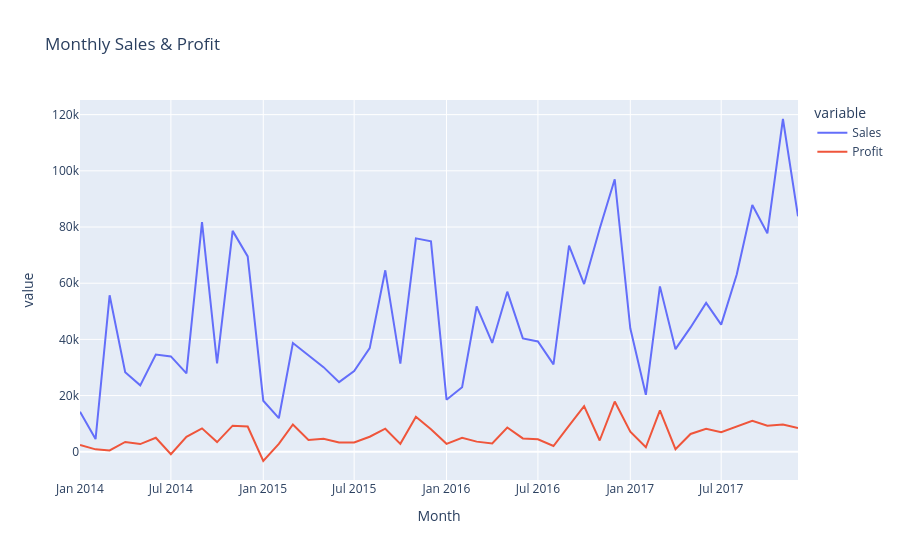

Notebook source saved alongside this figure:
### Code cell
import plotly.express as px

monthly = df.groupby("Month")[["Sales", "Profit"]].sum().reset_index()
fig = px.line(monthly, x="Month", y=["Sales", "Profit"], title="Monthly Sales & Profit")
fig.show()

### Figure 1 — Plotly figure (JSON) as saved in the notebook; plotly's stock layout.template omitted (floating-point values rounded to 4 significant figures)
{"data": [{"hovertemplate": "variable=Sales<br>Month=%{x}<br>value=%{y}<extra></extra>", "legendgroup": "Sales", "line": {"color": "#636efa", "dash": "solid"}, "marker": {"symbol": "circle"}, "mode": "lines", "name": "Sales", "orientation": "v", "showlegend": true, "type": "scatter", "x": ["2014-01", "2014-02", "2014-03", "2014-04", "2014-05", "2014-06", "2014-07", "2014-08", "2014-09", "2014-10", "2014-11", "2014-12", "2015-01", "2015-02", "2015-03", "2015-04", "2015-05", "2015-06", "2015-07", "2015-08", "2015-09", "2015-10", "2015-11", "2015-12", "2016-01", "2016-02", "2016-03", "2016-04", "2016-05", "2016-06", "2016-07", "2016-08", "2016-09", "2016-10", "2016-11", "2016-12", "2017-01", "2017-02", "2017-03", "2017-04", "2017-05", "2017-06", "2017-07", "2017-08", "2017-09", "2017-10", "2017-11", "2017-12"], "xaxis": "x", "y": [14240.0, 4520.0, 55690.0, 28300.0, 23650.0, 34600.0, 33950.0, 27910.0, 81780.0, 31450.0, 78630.0, 69550.0, 18170.0, 11950.0, 38730.0, 34200.0, 30130.0, 24800.0, 28770.0, 36900.0, 64600.0, 31400.0, 75970.0, 74920.0, 18540.0, 22980.0, 51720.0, 38750.0, 56990.0, 40340.0, 39260.0, 31120.0, 73410.0, 59690.0, 79410.0, 97000.0, 43970.0, 20300.0, 58870.0, 36520.0, 44260.0, 52980.0, 45260.0, 63120.0, 87870.0, 77780.0, 118400.0, 83830.0], "yaxis": "y"}, {"hovertemplate": "variable=Profit<br>Month=%{x}<br>value=%{y}<extra></extra>", "legendgroup": "Profit", "line": {"color": "#EF553B", "dash": "solid"}, "marker": {"symbol": "circle"}, "mode": "lines", "name": "Profit", "orientation": "v", "showlegend": true, "type": "scatter", "x": ["2014-01", "2014-02", "2014-03", "2014-04", "2014-05", "2014-06", "2014-07", "2014-08", "2014-09", "2014-10", "2014-11", "2014-12", "2015-01", "2015-02", "2015-03", "2015-04", "2015-05", "2015-06", "2015-07", "2015-08", "2015-09", "2015-10", "2015-11", "2015-12", "2016-01", "2016-02", "2016-03", "2016-04", "2016-05", "2016-06", "2016-07", "2016-08", "2016-09", "2016-10", "2016-11", "2016-12", "2017-01", "2017-02", "2017-03", "2017-04", "2017-05", "2017-06", "2017-07", "2017-08", "2017-09", "2017-10", "2017-11", "2017-12"], "xaxis": "x", "y": [2450.0, 862.3, 498.7, 3489.0, 2739.0, 4977.0, -841.5, 5318.0, 8328.0, 3448.0, 9292.0, 8984.0, -3281.0, 2814.0, 9732.0, 4187.0, 4668.0, 3336.0, 3289.0, 5356.0, 8209.0, 2817.0, 12470.0, 8017.0, 2825.0, 5005.0, 3612.0, 2978.0, 8662.0, 4750.0, 4433.0, 2062.0, 9329.0, 16240.0, 4011.0, 17890.0, 7140.0, 1614.0, 14750.0, 933.3, 6343.0, 8223.0, 6953.0, 9041.0, 10990.0, 9275.0, 9690.0, 8483.0], "yaxis": "y"}], "layout": {"legend": {"title": {"text": "variable"}, "tracegroupgap": 0}, "title": {"text": "Monthly Sales & Profit"}, "xaxis": {"anchor": "y", "domain": [0, 1], "title": {"text": "Month"}}, "yaxis": {"anchor": "x", "domain": [0, 1], "title": {"text": "value"}}}}
